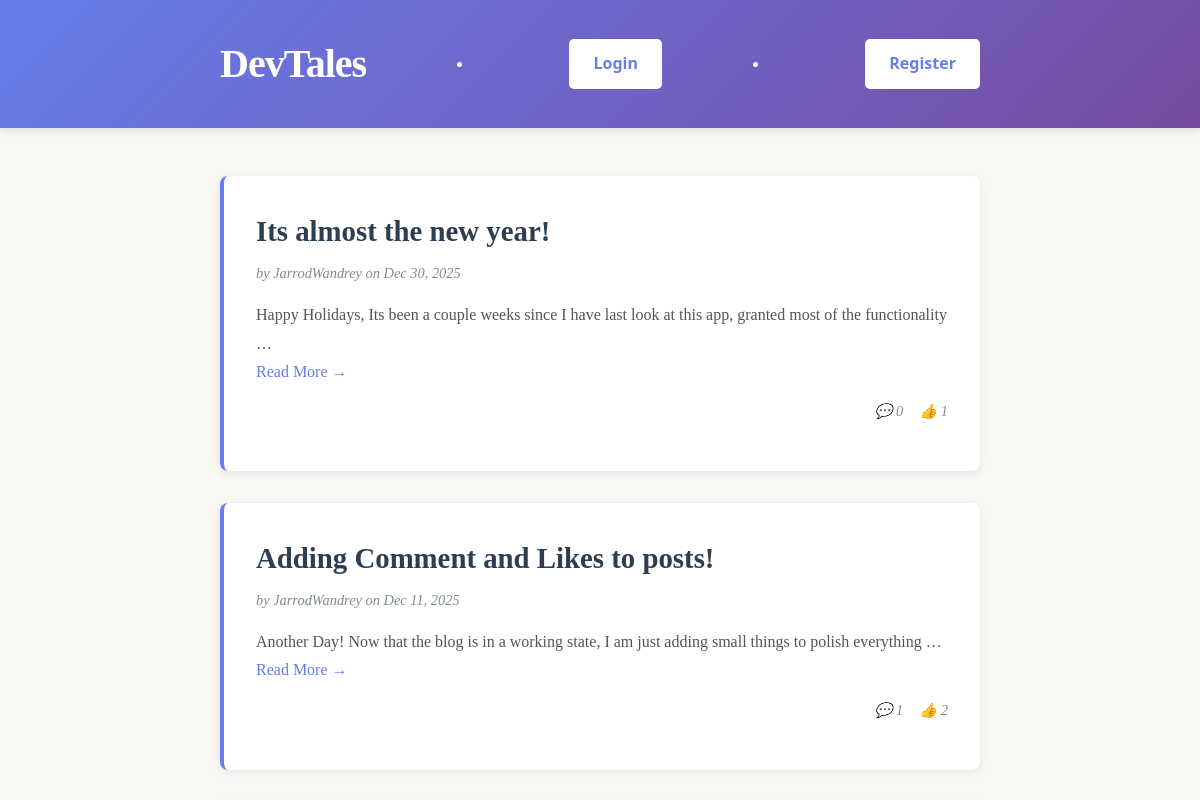
Before: / (upper part) with the older database file.
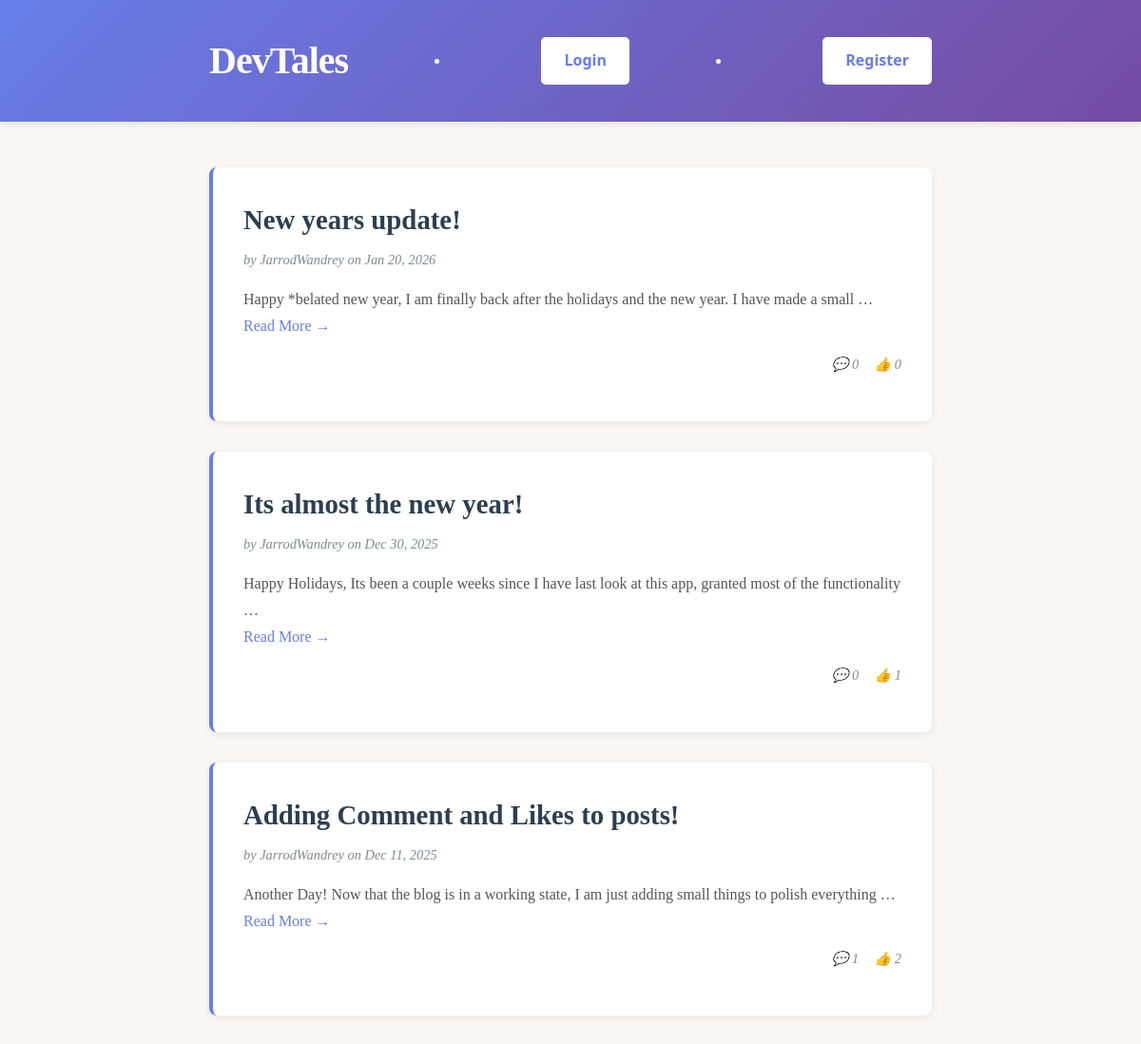
After: the same page with the newer database file.
### blog/models.py (models this page shows)
class Post(models.Model):
    title = models.CharField(max_length=200)
    author = models.CharField(max_length=50)
    content = models.TextField()
    created_at = models.DateTimeField(auto_now_add=True)
    likes = models.IntegerField(default=0)

### blog/views.py (the view)
# urls.py: 2. Add a URL to urlpatterns:  path('', views.home, name='home')
def home(request):
    page_number = request.GET.get('page', 1)
    post_page = get_all_posts(page_number=page_number)
    return render(request, 'home.html', {'posts': post_page})

### blog/services.py (called while the page is built)
def get_all_posts(page_number=1, per_page=10):
    objects = Post.objects.all().order_by('-created_at')
    paginator = Paginator(objects, per_page)
    page_obj = paginator.get_page(page_number)
    return page_obj

### blog/templates/home.html (shortened to what this page needs)
<!DOCTYPE html>
<html lang="en">
<head>
</head>
<body>
    <header>
        <div class="container">
            <div class="header-content">
                <h1>DevTales</h1>
                {% if user.is_authenticated %}
                    <li class="nav__item"></li>
                        <a href="{% url 'logout' %}" class="add-post-btn">Logout</a>
                    </li>
                {% else %}
                    <li class="nav__item"></li>
                        <a href="{% url 'login' %}" class="add-post-btn">Login</a>
                    <li class="nav__item"></li>
                        <a href="{% url 'register' %}" class="add-post-btn">Register</a>
                {% endif %}
            </div>
        </div>
    </header>
    <div class="container">
        <div class="posts-section">
            {% for post in posts %}
                <article class="post-card">
                    <h2>{{ post.title }}</h2>
                    <div class="post-meta">by {{ post.author }} on {{ post.created_at|date:"M d, Y" }}</div>
                    <div class="post-content">{{ post.content|truncatewords:20 }}</div>
                    <a href="/show/{{post.id}}">Read More →</a>
                    <div style="display: flex; justify-content: flex-end; align-items: center; margin-top: 1rem;">
                        <div class="post-meta" style="margin-right: 1rem;">💬 {{ post.comments.count }}</div> <br>
                        <div class="post-meta">👍 {{ post.likes }}</div>
                    </div>
                </article>
            {% endfor %}
        </div>
    </div>
</body>
</html>

Changed rows visible on the page:
added Post: title "New years update!", author "JarrodWandrey", created_at "Jan 20, 2026", content "Happy *belated new year, I am finally back after the holidays and the new year. I have made a small …", comments.count "0", likes "0"
